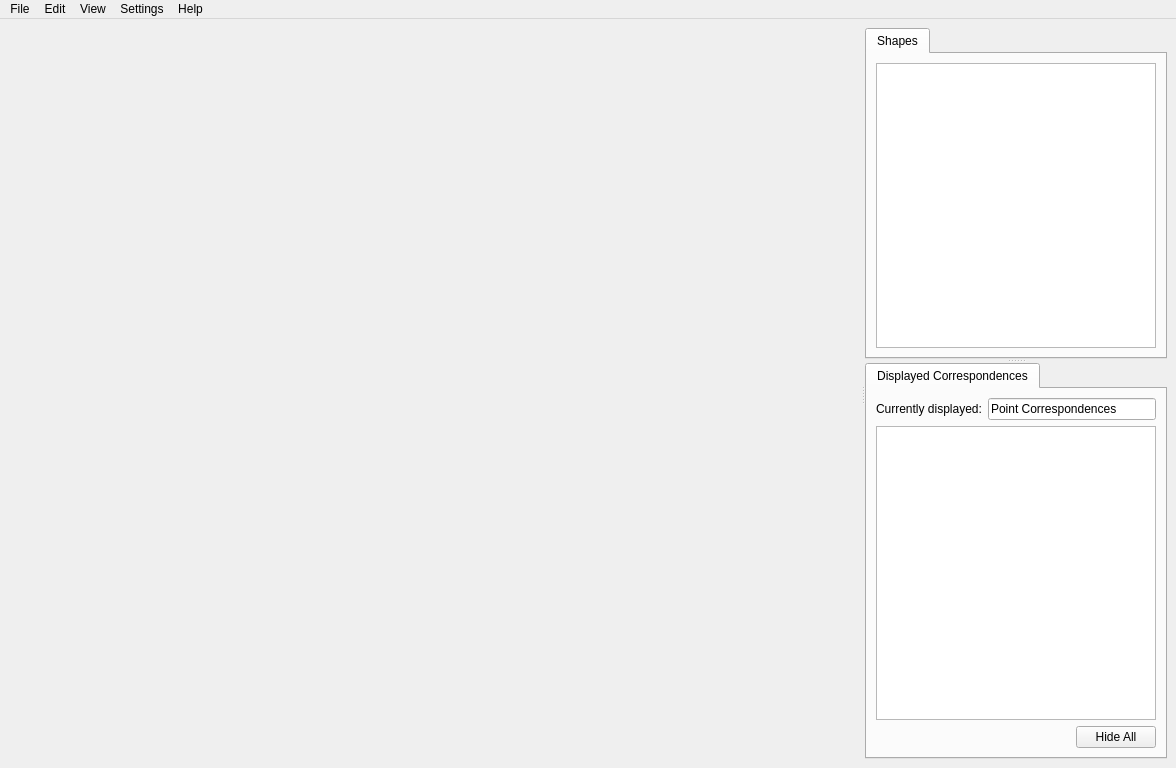
<?xml version="1.0" encoding="UTF-8"?>
<ui version="4.0">
 <class>ShapeAnalyzer</class>
 <widget class="QMainWindow" name="ShapeAnalyzer">
  <property name="geometry">
   <rect>
    <x>0</x>
    <y>0</y>
    <width>1176</width>
    <height>768</height>
   </rect>
  </property>
  <property name="windowTitle">
   <string>Shape Analyzer</string>
  </property>
  <widget class="QWidget" name="centralwidget">
   <layout class="QVBoxLayout" name="verticalLayout_3">
    <item>
     <widget class="QSplitter" name="splitter_2">
      <property name="orientation">
       <enum>Qt::Horizontal</enum>
      </property>
      <widget class="QVTKWidget" name="qvtkWidget">
       <property name="sizePolicy">
        <sizepolicy hsizetype="Expanding" vsizetype="Expanding">
         <horstretch>0</horstretch>
         <verstretch>0</verstretch>
        </sizepolicy>
       </property>
       <property name="minimumSize">
        <size>
         <width>800</width>
         <height>500</height>
        </size>
       </property>
      </widget>
      <widget class="QSplitter" name="splitter">
       <property name="orientation">
        <enum>Qt::Vertical</enum>
       </property>
       <widget class="QWidget" name="layoutWidget_1">
        <layout class="QVBoxLayout" name="verticalLayout_2">
         <item>
          <widget class="QTabWidget" name="tabWidgetShapes">
           <property name="currentIndex">
            <number>0</number>
           </property>
           <widget class="QWidget" name="tabShapes">
            <attribute name="title">
             <string>Shapes</string>
            </attribute>
            <layout class="QVBoxLayout" name="verticalLayout_4">
             <item>
              <widget class="QListWidget" name="listShapes">
               <property name="sizePolicy">
                <sizepolicy hsizetype="Expanding" vsizetype="Expanding">
                 <horstretch>0</horstretch>
                 <verstretch>0</verstretch>
                </sizepolicy>
               </property>
               <property name="minimumSize">
                <size>
                 <width>150</width>
                 <height>200</height>
                </size>
               </property>
              </widget>
             </item>
            </layout>
           </widget>
          </widget>
         </item>
        </layout>
       </widget>
       <widget class="QWidget" name="layoutWidget">
        <layout class="QVBoxLayout" name="verticalLayout">
         <item>
          <widget class="QTabWidget" name="tabWidgetCorrespondences">
           <property name="currentIndex">
            <number>0</number>
           </property>
           <widget class="QWidget" name="tabPoints">
            <attribute name="title">
             <string>Displayed Correspondences</string>
            </attribute>
            <layout class="QVBoxLayout" name="verticalLayout_5">
             <item>
              <layout class="QHBoxLayout" name="horizontalLayout_2">
               <item>
                <widget class="QLabel" name="labelCurrentlyDisplayed">
                 <property name="text">
                  <string>Currently displayed:</string>
                 </property>
                </widget>
               </item>
               <item>
                <widget class="QLineEdit" name="lineEditCurrentlyDisplayed">
                 <property name="minimumSize">
                  <size>
                   <width>150</width>
                   <height>0</height>
                  </size>
                 </property>
                 <property name="text">
                  <string>Point Correspondences</string>
                 </property>
                 <property name="readOnly">
                  <bool>true</bool>
                 </property>
                </widget>
               </item>
              </layout>
             </item>
             <item>
              <widget class="QListWidget" name="listCorrespondences">
               <property name="sizePolicy">
                <sizepolicy hsizetype="Expanding" vsizetype="Expanding">
                 <horstretch>150</horstretch>
                 <verstretch>0</verstretch>
                </sizepolicy>
               </property>
               <property name="minimumSize">
                <size>
                 <width>150</width>
                 <height>0</height>
                </size>
               </property>
              </widget>
             </item>
             <item>
              <layout class="QHBoxLayout" name="horizontalLayout">
               <item>
                <spacer name="horizontalSpacer">
                 <property name="orientation">
                  <enum>Qt::Horizontal</enum>
                 </property>
                 <property name="sizeHint" stdset="0">
                  <size>
                   <width>40</width>
                   <height>20</height>
                  </size>
                 </property>
                </spacer>
               </item>
               <item>
                <widget class="QPushButton" name="hideAllButton">
                 <property name="text">
                  <string>Hide All</string>
                 </property>
                </widget>
               </item>
              </layout>
             </item>
            </layout>
           </widget>
          </widget>
         </item>
        </layout>
       </widget>
      </widget>
     </widget>
    </item>
   </layout>
  </widget>
  <widget class="QMenuBar" name="menubar">
   <property name="geometry">
    <rect>
     <x>0</x>
     <y>0</y>
     <width>1176</width>
     <height>22</height>
    </rect>
   </property>
   <property name="defaultUp">
    <bool>false</bool>
   </property>
   <property name="nativeMenuBar">
    <bool>true</bool>
   </property>
   <widget class="QMenu" name="menuFile">
    <property name="title">
     <string>File</string>
    </property>
    <addaction name="actionOpenScene"/>
    <addaction name="actionImportShape"/>
    <addaction name="actionImportCorrespondences"/>
    <addaction name="separator"/>
    <addaction name="actionSaveScene"/>
    <addaction name="actionExportCorrespondences"/>
    <addaction name="actionSaveScreenshot"/>
    <addaction name="separator"/>
    <addaction name="actionExit"/>
    <addaction name="separator"/>
   </widget>
   <widget class="QMenu" name="menuEdit">
    <property name="title">
     <string>Edit</string>
    </property>
    <widget class="QMenu" name="menuAddCorrespondences">
     <property name="title">
      <string>Add Correspondences</string>
     </property>
     <addaction name="actionAddPointCorrespondences"/>
     <addaction name="actionAddFaceCorrespondences"/>
    </widget>
    <addaction name="actionTransformScene"/>
    <addaction name="actionTransformShapes"/>
    <addaction name="menuAddCorrespondences"/>
    <addaction name="separator"/>
    <addaction name="actionResetCamera"/>
    <addaction name="actionClear"/>
   </widget>
   <widget class="QMenu" name="menuHelp">
    <property name="geometry">
     <rect>
      <x>244</x>
      <y>64</y>
      <width>167</width>
      <height>65</height>
     </rect>
    </property>
    <property name="title">
     <string>Help</string>
    </property>
    <addaction name="actionHelp"/>
   </widget>
   <widget class="QMenu" name="menuView">
    <property name="title">
     <string>View</string>
    </property>
    <addaction name="actionShapes"/>
    <addaction name="actionShapeInfo"/>
    <addaction name="actionShapeInterpolation"/>
    <addaction name="actionShowScalarBar"/>
    <addaction name="separator"/>
    <addaction name="actionDisplayPointCorrespondences"/>
    <addaction name="actionDisplayFaceCorrespondences"/>
    <addaction name="separator"/>
    <addaction name="actionCorrespondenceColoring"/>
    <addaction name="separator"/>
    <addaction name="actionAllPointCorrespondences"/>
    <addaction name="actionAllFaceCorrespondences"/>
   </widget>
   <widget class="QMenu" name="menuSettings">
    <property name="title">
     <string>Settings</string>
    </property>
    <addaction name="actionSettings"/>
    <addaction name="separator"/>
    <addaction name="actionShowSurface"/>
    <addaction name="actionShowSurfaceNormals"/>
    <addaction name="actionShowTriangulatedMesh"/>
    <addaction name="actionShowPointCloud"/>
    <addaction name="separator"/>
    <addaction name="actionSetBackgroundColor"/>
    <addaction name="separator"/>
    <addaction name="actionProjectionPerspective"/>
    <addaction name="actionProjectionParallel"/>
   </widget>
   <addaction name="menuFile"/>
   <addaction name="menuEdit"/>
   <addaction name="menuView"/>
   <addaction name="menuSettings"/>
   <addaction name="menuHelp"/>
  </widget>
  <action name="actionOpenScene">
   <property name="text">
    <string>Open Scene...</string>
   </property>
   <property name="shortcut">
    <string notr="true">Ctrl+O</string>
   </property>
  </action>
  <action name="actionClear">
   <property name="text">
    <string>Clear</string>
   </property>
   <property name="shortcut">
    <string>Ctrl+X</string>
   </property>
  </action>
  <action name="actionResetCamera">
   <property name="text">
    <string>Reset Camera</string>
   </property>
   <property name="shortcut">
    <string>Ctrl+R</string>
   </property>
  </action>
  <action name="actionExit">
   <property name="text">
    <string>Exit</string>
   </property>
  </action>
  <action name="actionHelp">
   <property name="text">
    <string>Open Help Window</string>
   </property>
  </action>
  <action name="actionTransformScene">
   <property name="checkable">
    <bool>true</bool>
   </property>
   <property name="checked">
    <bool>true</bool>
   </property>
   <property name="text">
    <string>Transform Scene</string>
   </property>
   <property name="shortcut">
    <string>Ctrl+T</string>
   </property>
  </action>
  <action name="actionTransformShapes">
   <property name="checkable">
    <bool>true</bool>
   </property>
   <property name="text">
    <string>Transform Shapes (Show Box Widget)</string>
   </property>
   <property name="shortcut">
    <string>Ctrl+S</string>
   </property>
  </action>
  <action name="actionDisplayFaceCorrespondences">
   <property name="checkable">
    <bool>true</bool>
   </property>
   <property name="text">
    <string>Display Face Correspondences</string>
   </property>
  </action>
  <action name="actionDisplayPointCorrespondences">
   <property name="checkable">
    <bool>true</bool>
   </property>
   <property name="checked">
    <bool>true</bool>
   </property>
   <property name="text">
    <string>Display Point Correspondences</string>
   </property>
  </action>
  <action name="actionAllPointCorrespondences">
   <property name="checkable">
    <bool>true</bool>
   </property>
   <property name="text">
    <string>All Point Correspondences</string>
   </property>
  </action>
  <action name="actionAllFaceCorrespondences">
   <property name="checkable">
    <bool>true</bool>
   </property>
   <property name="text">
    <string>All Face Correspondences</string>
   </property>
  </action>
  <action name="actionShowSurfaceNormals">
   <property name="checkable">
    <bool>true</bool>
   </property>
   <property name="text">
    <string>Show Surface Normals Interpolation</string>
   </property>
   <property name="shortcut">
    <string>Ctrl+Shift+N</string>
   </property>
  </action>
  <action name="actionSaveScene">
   <property name="text">
    <string>Save Scene...</string>
   </property>
   <property name="shortcut">
    <string>Ctrl+B</string>
   </property>
  </action>
  <action name="actionShowTriangulatedMesh">
   <property name="checkable">
    <bool>true</bool>
   </property>
   <property name="checked">
    <bool>false</bool>
   </property>
   <property name="text">
    <string>Show Triangulated Mesh</string>
   </property>
   <property name="shortcut">
    <string>Ctrl+Shift+M</string>
   </property>
  </action>
  <action name="actionShapes">
   <property name="checkable">
    <bool>true</bool>
   </property>
   <property name="checked">
    <bool>true</bool>
   </property>
   <property name="text">
    <string>Shapes</string>
   </property>
  </action>
  <action name="actionShapeInfo">
   <property name="checkable">
    <bool>true</bool>
   </property>
   <property name="checked">
    <bool>false</bool>
   </property>
   <property name="text">
    <string>Shape Info</string>
   </property>
  </action>
  <action name="actionShowSurface">
   <property name="checkable">
    <bool>true</bool>
   </property>
   <property name="checked">
    <bool>true</bool>
   </property>
   <property name="text">
    <string>Show Surface</string>
   </property>
   <property name="shortcut">
    <string>Ctrl+Shift+S</string>
   </property>
  </action>
  <action name="actionShowPointCloud">
   <property name="checkable">
    <bool>true</bool>
   </property>
   <property name="text">
    <string>Show Point Cloud</string>
   </property>
   <property name="shortcut">
    <string>Ctrl+Shift+P</string>
   </property>
  </action>
  <action name="actionSetBackgroundColor">
   <property name="text">
    <string>Background Color</string>
   </property>
   <property name="shortcut">
    <string>Ctrl+Alt+B</string>
   </property>
  </action>
  <action name="actionProjectionPerspective">
   <property name="checkable">
    <bool>true</bool>
   </property>
   <property name="checked">
    <bool>true</bool>
   </property>
   <property name="text">
    <string>Perspective Projection</string>
   </property>
   <property name="shortcut">
    <string>Ctrl+Alt+P</string>
   </property>
  </action>
  <action name="actionSaveScreenshot">
   <property name="text">
    <string>Save Screenshot</string>
   </property>
   <property name="shortcut">
    <string>Ctrl+Alt+I</string>
   </property>
  </action>
  <action name="actionProjectionParallel">
   <property name="checkable">
    <bool>true</bool>
   </property>
   <property name="text">
    <string>Parallel Projection</string>
   </property>
   <property name="statusTip">
    <string/>
   </property>
   <property name="shortcut">
    <string>Ctrl+Alt+P</string>
   </property>
  </action>
  <action name="actionSettings">
   <property name="text">
    <string>Open Settings</string>
   </property>
   <property name="shortcut">
    <string>Ctrl+Shift+E</string>
   </property>
  </action>
  <action name="actionImportCorrespondences">
   <property name="text">
    <string>Import Correspondences...</string>
   </property>
  </action>
  <action name="actionExportCorrespondences">
   <property name="text">
    <string>Export Correspondences...</string>
   </property>
  </action>
  <action name="actionCorrespondenceColoring">
   <property name="checkable">
    <bool>true</bool>
   </property>
   <property name="text">
    <string>Correspondence Coloring</string>
   </property>
  </action>
  <action name="actionAddPointCorrespondences">
   <property name="checkable">
    <bool>true</bool>
   </property>
   <property name="text">
    <string>Point Correspondences</string>
   </property>
   <property name="shortcut">
    <string>Ctrl+P</string>
   </property>
  </action>
  <action name="actionAddFaceCorrespondences">
   <property name="checkable">
    <bool>true</bool>
   </property>
   <property name="text">
    <string>Face Correspondences</string>
   </property>
   <property name="shortcut">
    <string>Ctrl+F</string>
   </property>
  </action>
  <action name="actionShapeInterpolation">
   <property name="checkable">
    <bool>true</bool>
   </property>
   <property name="text">
    <string>Shape Interpolation</string>
   </property>
  </action>
  <action name="actionShowScalarBar">
   <property name="checkable">
    <bool>true</bool>
   </property>
   <property name="text">
    <string>Show Scalar Bar</string>
   </property>
  </action>
  <action name="actionImportShape">
   <property name="text">
    <string>Import Shape...</string>
   </property>
  </action>
 </widget>
 <customwidgets>
  <customwidget>
   <class>QVTKWidget</class>
   <extends>QWidget</extends>
   <header>QVTKWidget.h</header>
  </customwidget>
 </customwidgets>
 <resources/>
 <connections/>
</ui>
